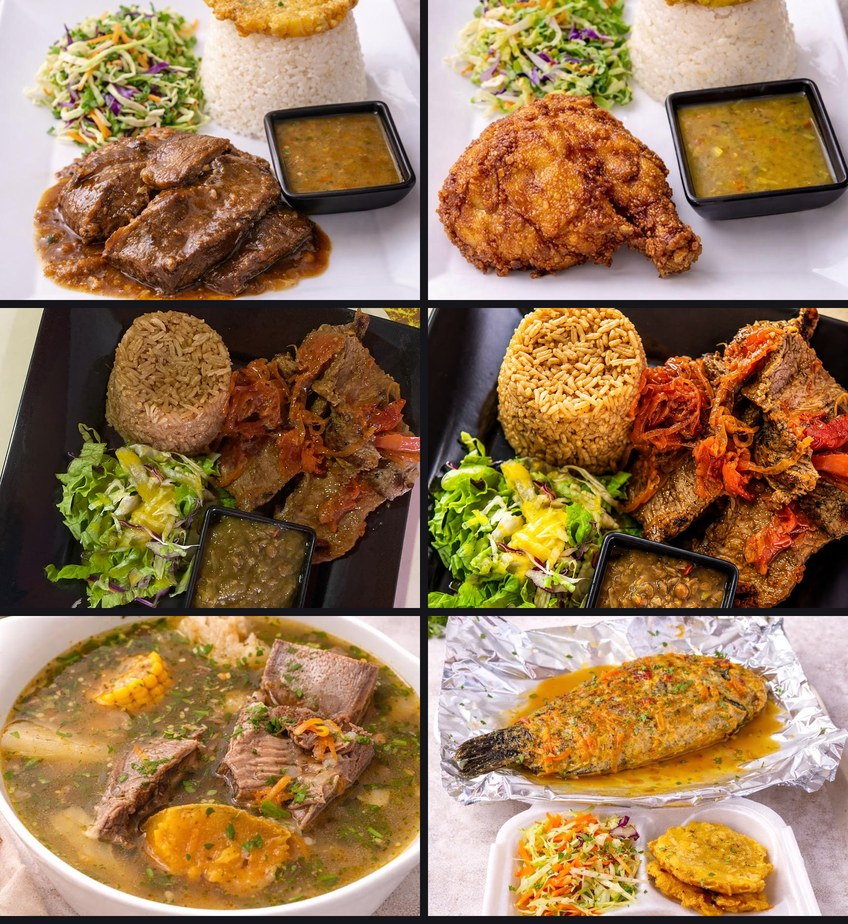
#> input picture img/_opciones.jpg, 848 x 924 px
$ python -i escoger-foto.py   (imports and definitions only)
#> lines starting #> are read from the running program, lines starting #| are printed output that depends on the picture
#> further down, picture is the input picture: PIL image 848x924 RGB; mean R, G, B 153.9, 120.9, 84.8
#!/usr/bin/env python
# -*- coding: utf-8 -*-
"""
Cambia la foto de la banda superior de vitrina.html.

    python escoger-foto.py 2              # usa plato-2
    python escoger-foto.py 2 --cerca      # el mismo plato, mas de cerca
    python escoger-foto.py 2 --banda=45   # sube o baja la franja (% de alto)
    python escoger-foto.py                # muestra las opciones

Por defecto el recorte es el MAS LEJOS que cabe en la banda: toma todo el
ancho de la foto. Con --cerca se acerca un 25%.

Busca sola la franja mas nitida de cada foto, porque son fotos con poca
profundidad de campo y el centro geometrico no siempre es el enfocado.
"""
import sys, os, glob
from PIL import Image, ImageFilter

AQUI   = os.path.dirname(os.path.abspath(__file__))
FOTOS  = (r"C:\Users\linaq\Downloads\restaurante-instagram"
          r"\Fotos\platos-reales")
DESTINO = os.path.join(AQUI, "img", "hero.jpg")

# la banda es 1.4 de proporcion (840x600)
PROP = 840 / 600
SALIDA = (840, 600)

NOMBRES = {
    "1": "carne desmechada, plato blanco",
    "2": "pollo frito, plato blanco",
    "3": "carne, plato negro (vista amplia)",
    "4": "carne, plato negro (mas cerca)",
    "5": "sancocho de costilla",
    "6": "pescado frito con patacones",
}

def nitidez(im):
    g = im.convert("L").resize((400, int(400 * im.height / im.width)), Image.LANCZOS)
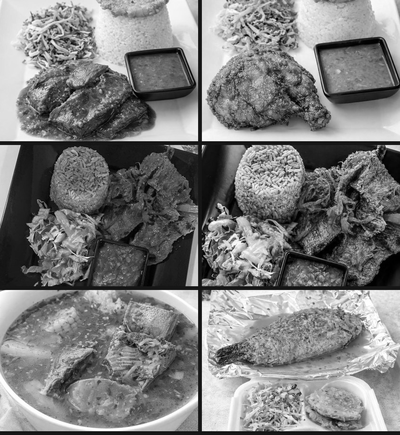
#> g: PIL image 400x435 L; min 0, max 255, mean 126.7
    px = list(g.filter(ImageFilter.FIND_EDGES).getdata())
#> px = 174000 items
    m = sum(px) / len(px)
#> m = 38.95
    return sum((v - m) ** 2 for v in px) / len(px)

def archivo(num):
    for f in glob.glob(os.path.join(FOTOS, "*.jpeg")):
        base = os.path.basename(f)
        if base.startswith("plato-%s" % num):
            return f
    return None

# [9 lines not run here, left out]

# [1 line that did not run here, left out]
cerca = "--cerca" in sys.argv
# [1 line that did not run here, left out]
# [5 lines not run here, left out]
# [1 line that did not run here, left out]
# [1 line that did not run here, left out]
# [1 line that did not run here, left out]

# Posicion de la banda, en % de alto. Elegida MIRANDO las fotos, no con la
# metrica de nitidez: esa se deja enganar por el ruido del desenfoque y
# mandaba la banda a la zona borrosa de encima del plato.
BANDA = {"1": 42, "2": 35, "3": 45, "4": 46, "5": 50, "6": 45}

# [1 line that did not run here, left out]
# [3 lines not run here, left out]

# [1 line that did not run here, left out]
# [1 line that did not run here, left out]
# [1 line that did not run here, left out]
# [1 line that did not run here, left out]
# [1 line not run here, left out]

# [1 line that did not run here, left out]
# [7 lines not run here, left out]

>>> from PIL import Image
>>> picture = Image.open('img/_opciones.jpg')
>>> result = nitidez(picture)
#> result = 4671.6

$ run again, on img/plato-4.jpg
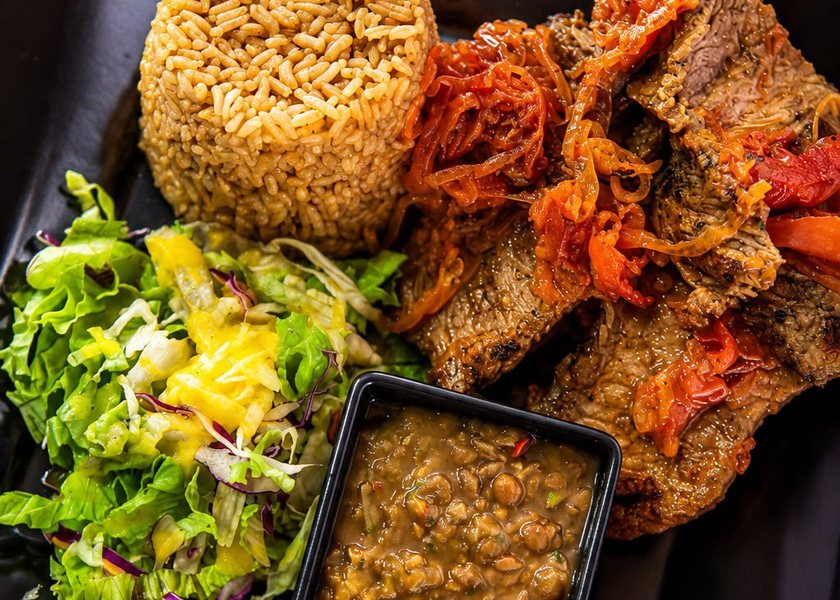
#> input picture img/plato-4.jpg, 840 x 600 px
#> picture is the input picture: PIL image 840x600 RGB; mean R, G, B 126.8, 86, 33
#> in nitidez, `g = im.convert("L").resize((400, int(400 * im.height / im.width)), Ima..`:
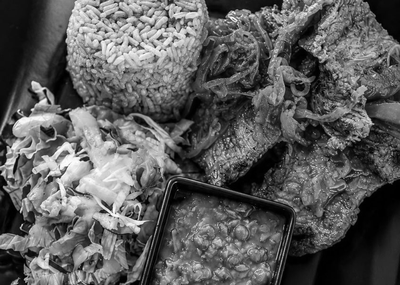
#> g: PIL image 400x285 L; min 0, max 255, mean 92.1
#> px = 114000 items
#> m = 40.44
#> result = 4835.2

$ run again, on img/plato-5.jpg
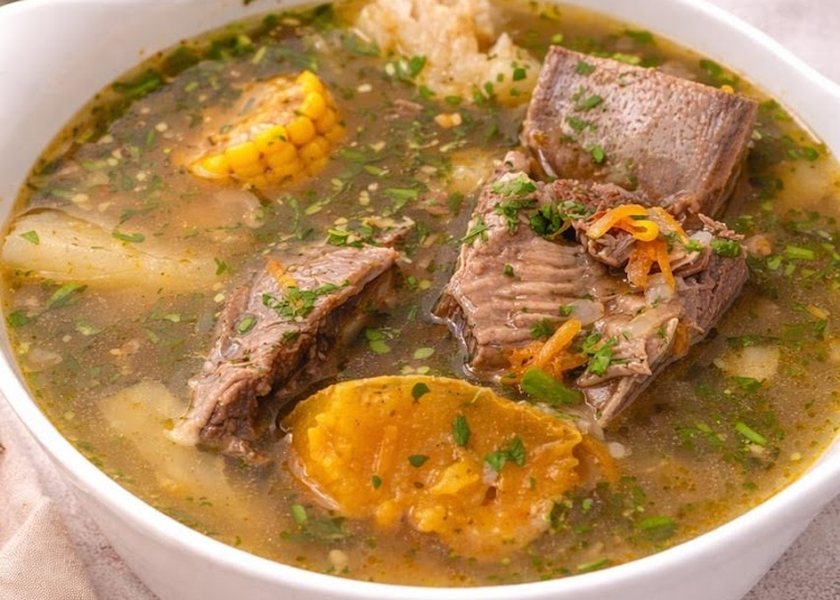
#> input picture img/plato-5.jpg, 840 x 600 px
#> picture is the input picture: PIL image 840x600 RGB; mean R, G, B 175.6, 134.6, 83.4
#> in nitidez, `g = im.convert("L").resize((400, int(400 * im.height / im.width)), Ima..`:
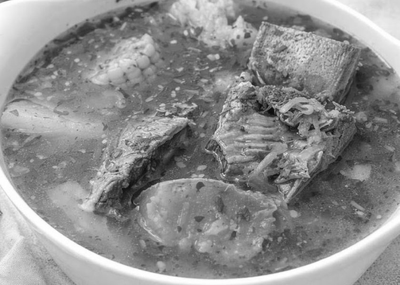
#> g: PIL image 400x285 L; min 9, max 255, mean 141
#> px = 114000 items
#> m = 24.02
#> result = 2028

$ run again, on img/plato-6.jpg
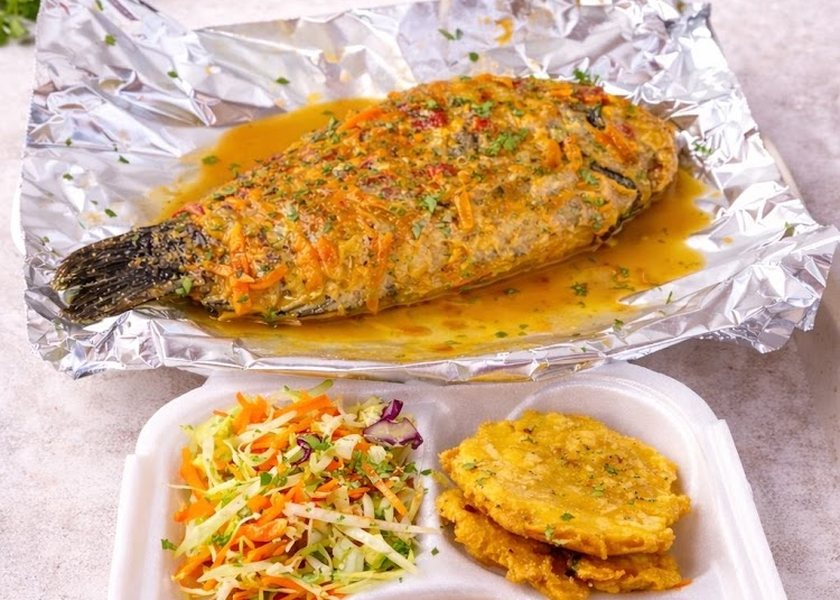
#> input picture img/plato-6.jpg, 840 x 600 px
#> picture is the input picture: PIL image 840x600 RGB; mean R, G, B 205.3, 169.5, 131.5
#> in nitidez, `g = im.convert("L").resize((400, int(400 * im.height / im.width)), Ima..`:
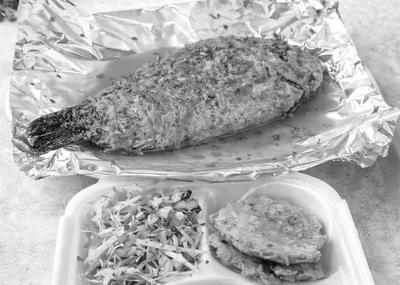
#> g: PIL image 400x285 L; min 2, max 255, mean 175.8
#> px = 114000 items
#> m = 31.4
#> result = 3001.3
